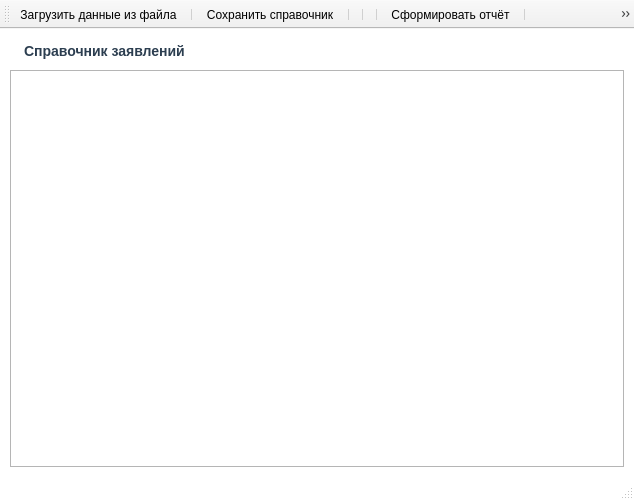
<?xml version="1.0" encoding="UTF-8"?>
<ui version="4.0">
 <class>ReportDirectoryWindow</class>
 <widget class="QMainWindow" name="ReportDirectoryWindow">
  <property name="enabled">
   <bool>true</bool>
  </property>
  <property name="geometry">
   <rect>
    <x>0</x>
    <y>0</y>
    <width>634</width>
    <height>500</height>
   </rect>
  </property>
  <property name="sizePolicy">
   <sizepolicy hsizetype="Expanding" vsizetype="Expanding">
    <horstretch>0</horstretch>
    <verstretch>0</verstretch>
   </sizepolicy>
  </property>
  <property name="minimumSize">
   <size>
    <width>600</width>
    <height>500</height>
   </size>
  </property>
  <property name="maximumSize">
   <size>
    <width>16777215</width>
    <height>16777215</height>
   </size>
  </property>
  <property name="palette">
   <palette>
    <active>
     <colorrole role="WindowText">
      <brush brushstyle="SolidPattern">
       <color alpha="255">
        <red>0</red>
        <green>0</green>
        <blue>0</blue>
       </color>
      </brush>
     </colorrole>
     <colorrole role="Button">
      <brush brushstyle="SolidPattern">
       <color alpha="255">
        <red>255</red>
        <green>255</green>
        <blue>255</blue>
       </color>
      </brush>
     </colorrole>
     <colorrole role="Light">
      <brush brushstyle="SolidPattern">
       <color alpha="255">
        <red>255</red>
        <green>255</green>
        <blue>255</blue>
       </color>
      </brush>
     </colorrole>
     <colorrole role="Midlight">
      <brush brushstyle="SolidPattern">
       <color alpha="255">
        <red>245</red>
        <green>245</green>
        <blue>245</blue>
       </color>
      </brush>
     </colorrole>
     <colorrole role="Dark">
      <brush brushstyle="SolidPattern">
       <color alpha="255">
        <red>117</red>
        <green>117</green>
        <blue>117</blue>
       </color>
      </brush>
     </colorrole>
     <colorrole role="Mid">
      <brush brushstyle="SolidPattern">
       <color alpha="255">
        <red>157</red>
        <green>157</green>
        <blue>157</blue>
       </color>
      </brush>
     </colorrole>
     <colorrole role="Text">
      <brush brushstyle="SolidPattern">
       <color alpha="255">
        <red>0</red>
        <green>0</green>
        <blue>0</blue>
       </color>
      </brush>
     </colorrole>
     <colorrole role="BrightText">
      <brush brushstyle="SolidPattern">
       <color alpha="255">
        <red>255</red>
        <green>255</green>
        <blue>255</blue>
       </color>
      </brush>
     </colorrole>
     <colorrole role="ButtonText">
      <brush brushstyle="SolidPattern">
       <color alpha="255">
        <red>0</red>
        <green>0</green>
        <blue>0</blue>
       </color>
      </brush>
     </colorrole>
     <colorrole role="Base">
      <brush brushstyle="SolidPattern">
       <color alpha="255">
        <red>255</red>
        <green>255</green>
        <blue>255</blue>
       </color>
      </brush>
     </colorrole>
     <colorrole role="Window">
      <brush brushstyle="SolidPattern">
       <color alpha="255">
        <red>255</red>
        <green>255</green>
        <blue>255</blue>
       </color>
      </brush>
     </colorrole>
     <colorrole role="Shadow">
      <brush brushstyle="SolidPattern">
       <color alpha="255">
        <red>0</red>
        <green>0</green>
        <blue>0</blue>
       </color>
      </brush>
     </colorrole>
     <colorrole role="AlternateBase">
      <brush brushstyle="SolidPattern">
       <color alpha="255">
        <red>245</red>
        <green>245</green>
        <blue>245</blue>
       </color>
      </brush>
     </colorrole>
     <colorrole role="ToolTipBase">
      <brush brushstyle="SolidPattern">
       <color alpha="255">
        <red>255</red>
        <green>255</green>
        <blue>220</blue>
       </color>
      </brush>
     </colorrole>
     <colorrole role="ToolTipText">
      <brush brushstyle="SolidPattern">
       <color alpha="255">
        <red>0</red>
        <green>0</green>
        <blue>0</blue>
       </color>
      </brush>
     </colorrole>
     <colorrole role="PlaceholderText">
      <brush brushstyle="SolidPattern">
       <color alpha="127">
        <red>0</red>
        <green>0</green>
        <blue>0</blue>
       </color>
      </brush>
     </colorrole>
     <colorrole role="Accent">
      <brush brushstyle="SolidPattern">
       <color alpha="255">
        <red>255</red>
        <green>255</green>
        <blue>255</blue>
       </color>
      </brush>
     </colorrole>
    </active>
    <inactive>
     <colorrole role="WindowText">
      <brush brushstyle="SolidPattern">
       <color alpha="255">
        <red>0</red>
        <green>0</green>
        <blue>0</blue>
       </color>
      </brush>
     </colorrole>
     <colorrole role="Button">
      <brush brushstyle="SolidPattern">
       <color alpha="255">
        <red>255</red>
        <green>255</green>
        <blue>255</blue>
       </color>
      </brush>
     </colorrole>
     <colorrole role="Light">
      <brush brushstyle="SolidPattern">
       <color alpha="255">
        <red>255</red>
        <green>255</green>
        <blue>255</blue>
       </color>
      </brush>
     </colorrole>
     <colorrole role="Midlight">
      <brush brushstyle="SolidPattern">
       <color alpha="255">
        <red>245</red>
        <green>245</green>
        <blue>245</blue>
       </color>
      </brush>
     </colorrole>
     <colorrole role="Dark">
      <brush brushstyle="SolidPattern">
       <color alpha="255">
        <red>117</red>
        <green>117</green>
        <blue>117</blue>
       </color>
      </brush>
     </colorrole>
     <colorrole role="Mid">
      <brush brushstyle="SolidPattern">
       <color alpha="255">
        <red>157</red>
        <green>157</green>
        <blue>157</blue>
       </color>
      </brush>
     </colorrole>
     <colorrole role="Text">
      <brush brushstyle="SolidPattern">
       <color alpha="255">
        <red>0</red>
        <green>0</green>
        <blue>0</blue>
       </color>
      </brush>
     </colorrole>
     <colorrole role="BrightText">
      <brush brushstyle="SolidPattern">
       <color alpha="255">
        <red>255</red>
        <green>255</green>
        <blue>255</blue>
       </color>
      </brush>
     </colorrole>
     <colorrole role="ButtonText">
      <brush brushstyle="SolidPattern">
       <color alpha="255">
        <red>0</red>
        <green>0</green>
        <blue>0</blue>
       </color>
      </brush>
     </colorrole>
     <colorrole role="Base">
      <brush brushstyle="SolidPattern">
       <color alpha="255">
        <red>255</red>
        <green>255</green>
        <blue>255</blue>
       </color>
      </brush>
     </colorrole>
     <colorrole role="Window">
      <brush brushstyle="SolidPattern">
       <color alpha="255">
        <red>255</red>
        <green>255</green>
        <blue>255</blue>
       </color>
      </brush>
     </colorrole>
     <colorrole role="Shadow">
      <brush brushstyle="SolidPattern">
       <color alpha="255">
        <red>0</red>
        <green>0</green>
        <blue>0</blue>
       </color>
      </brush>
     </colorrole>
     <colorrole role="AlternateBase">
      <brush brushstyle="SolidPattern">
       <color alpha="255">
        <red>245</red>
        <green>245</green>
        <blue>245</blue>
       </color>
      </brush>
     </colorrole>
     <colorrole role="ToolTipBase">
      <brush brushstyle="SolidPattern">
       <color alpha="255">
        <red>255</red>
        <green>255</green>
        <blue>220</blue>
       </color>
      </brush>
     </colorrole>
     <colorrole role="ToolTipText">
      <brush brushstyle="SolidPattern">
       <color alpha="255">
        <red>0</red>
        <green>0</green>
        <blue>0</blue>
       </color>
      </brush>
     </colorrole>
     <colorrole role="PlaceholderText">
      <brush brushstyle="SolidPattern">
       <color alpha="127">
        <red>0</red>
        <green>0</green>
        <blue>0</blue>
       </color>
      </brush>
     </colorrole>
     <colorrole role="Accent">
      <brush brushstyle="SolidPattern">
       <color alpha="255">
        <red>255</red>
        <green>255</green>
        <blue>255</blue>
       </color>
      </brush>
     </colorrole>
    </inactive>
    <disabled>
     <colorrole role="WindowText">
      <brush brushstyle="SolidPattern">
       <color alpha="255">
        <red>117</red>
        <green>117</green>
        <blue>117</blue>
       </color>
      </brush>
     </colorrole>
     <colorrole role="Button">
      <brush brushstyle="SolidPattern">
       <color alpha="255">
        <red>255</red>
        <green>255</green>
        <blue>255</blue>
       </color>
      </brush>
     </colorrole>
     <colorrole role="Light">
      <brush brushstyle="SolidPattern">
       <color alpha="255">
        <red>255</red>
        <green>255</green>
        <blue>255</blue>
       </color>
      </brush>
     </colorrole>
     <colorrole role="Midlight">
      <brush brushstyle="SolidPattern">
       <color alpha="255">
        <red>245</red>
        <green>245</green>
        <blue>245</blue>
       </color>
      </brush>
     </colorrole>
     <colorrole role="Dark">
      <brush brushstyle="SolidPattern">
       <color alpha="255">
        <red>117</red>
        <green>117</green>
        <blue>117</blue>
       </color>
      </brush>
     </colorrole>
     <colorrole role="Mid">
      <brush brushstyle="SolidPattern">
       <color alpha="255">
        <red>157</red>
        <green>157</green>
        <blue>157</blue>
       </color>
      </brush>
     </colorrole>
     <colorrole role="Text">
      <brush brushstyle="SolidPattern">
       <color alpha="255">
        <red>117</red>
        <green>117</green>
        <blue>117</blue>
       </color>
      </brush>
     </colorrole>
     <colorrole role="BrightText">
      <brush brushstyle="SolidPattern">
       <color alpha="255">
        <red>255</red>
        <green>255</green>
        <blue>255</blue>
       </color>
      </brush>
     </colorrole>
     <colorrole role="ButtonText">
      <brush brushstyle="SolidPattern">
       <color alpha="255">
        <red>117</red>
        <green>117</green>
        <blue>117</blue>
       </color>
      </brush>
     </colorrole>
     <colorrole role="Base">
      <brush brushstyle="SolidPattern">
       <color alpha="255">
        <red>255</red>
        <green>255</green>
        <blue>255</blue>
       </color>
      </brush>
     </colorrole>
     <colorrole role="Window">
      <brush brushstyle="SolidPattern">
       <color alpha="255">
        <red>255</red>
        <green>255</green>
        <blue>255</blue>
       </color>
      </brush>
     </colorrole>
     <colorrole role="Shadow">
      <brush brushstyle="SolidPattern">
       <color alpha="255">
        <red>0</red>
        <green>0</green>
        <blue>0</blue>
       </color>
      </brush>
     </colorrole>
     <colorrole role="AlternateBase">
      <brush brushstyle="SolidPattern">
       <color alpha="255">
        <red>235</red>
        <green>235</green>
        <blue>235</blue>
       </color>
      </brush>
     </colorrole>
     <colorrole role="ToolTipBase">
      <brush brushstyle="SolidPattern">
       <color alpha="255">
        <red>255</red>
        <green>255</green>
        <blue>220</blue>
       </color>
      </brush>
     </colorrole>
     <colorrole role="ToolTipText">
      <brush brushstyle="SolidPattern">
       <color alpha="255">
        <red>0</red>
        <green>0</green>
        <blue>0</blue>
       </color>
      </brush>
     </colorrole>
     <colorrole role="PlaceholderText">
      <brush brushstyle="SolidPattern">
       <color alpha="127">
        <red>117</red>
        <green>117</green>
        <blue>117</blue>
       </color>
      </brush>
     </colorrole>
     <colorrole role="Accent">
      <brush brushstyle="SolidPattern">
       <color alpha="255">
        <red>255</red>
        <green>255</green>
        <blue>255</blue>
       </color>
      </brush>
     </colorrole>
    </disabled>
   </palette>
  </property>
  <property name="contextMenuPolicy">
   <enum>Qt::ContextMenuPolicy::NoContextMenu</enum>
  </property>
  <property name="windowTitle">
   <string>MainWindow</string>
  </property>
  <property name="autoFillBackground">
   <bool>false</bool>
  </property>
  <property name="styleSheet">
   <string notr="true">/* Делаем разделители аккуратными и светло-серыми */
QToolBar::separator {
    background-color: #d0d0d0; /* Мягкий серый цвет вместо черного */
    width: 1px;                /* Уменьшим толщину до 1 пикселя для изящности */
    margin-left: 6px;          /* Чуть увеличим отступы, чтобы разгрузить панель */
    margin-right: 6px;
    margin-top: 5px;           
    margin-bottom: 5px;        
}</string>
  </property>
  <property name="animated">
   <bool>false</bool>
  </property>
  <widget class="QWidget" name="centralwidget">
   <property name="palette">
    <palette>
     <active>
      <colorrole role="WindowText">
       <brush brushstyle="SolidPattern">
        <color alpha="255">
         <red>0</red>
         <green>0</green>
         <blue>0</blue>
        </color>
       </brush>
      </colorrole>
      <colorrole role="Button">
       <brush brushstyle="SolidPattern">
        <color alpha="255">
         <red>235</red>
         <green>235</green>
         <blue>235</blue>
        </color>
       </brush>
      </colorrole>
      <colorrole role="Light">
       <brush brushstyle="SolidPattern">
        <color alpha="255">
         <red>255</red>
         <green>255</green>
         <blue>255</blue>
        </color>
       </brush>
      </colorrole>
      <colorrole role="Midlight">
       <brush brushstyle="SolidPattern">
        <color alpha="255">
         <red>245</red>
         <green>245</green>
         <blue>245</blue>
        </color>
       </brush>
      </colorrole>
      <colorrole role="Dark">
       <brush brushstyle="SolidPattern">
        <color alpha="255">
         <red>117</red>
         <green>117</green>
         <blue>117</blue>
        </color>
       </brush>
      </colorrole>
      <colorrole role="Mid">
       <brush brushstyle="SolidPattern">
        <color alpha="255">
         <red>157</red>
         <green>157</green>
         <blue>157</blue>
        </color>
       </brush>
      </colorrole>
      <colorrole role="Text">
       <brush brushstyle="SolidPattern">
        <color alpha="255">
         <red>0</red>
         <green>0</green>
         <blue>0</blue>
        </color>
       </brush>
      </colorrole>
      <colorrole role="BrightText">
       <brush brushstyle="SolidPattern">
        <color alpha="255">
         <red>255</red>
         <green>255</green>
         <blue>255</blue>
        </color>
       </brush>
      </colorrole>
      <colorrole role="ButtonText">
       <brush brushstyle="SolidPattern">
        <color alpha="255">
         <red>0</red>
         <green>0</green>
         <blue>0</blue>
        </color>
       </brush>
      </colorrole>
      <colorrole role="Base">
       <brush brushstyle="SolidPattern">
        <color alpha="255">
         <red>255</red>
         <green>255</green>
         <blue>255</blue>
        </color>
       </brush>
      </colorrole>
      <colorrole role="Window">
       <brush brushstyle="SolidPattern">
        <color alpha="255">
         <red>235</red>
         <green>235</green>
         <blue>235</blue>
        </color>
       </brush>
      </colorrole>
      <colorrole role="Shadow">
       <brush brushstyle="SolidPattern">
        <color alpha="255">
         <red>0</red>
         <green>0</green>
         <blue>0</blue>
        </color>
       </brush>
      </colorrole>
      <colorrole role="AlternateBase">
       <brush brushstyle="SolidPattern">
        <color alpha="255">
         <red>245</red>
         <green>245</green>
         <blue>245</blue>
        </color>
       </brush>
      </colorrole>
      <colorrole role="ToolTipBase">
       <brush brushstyle="SolidPattern">
        <color alpha="255">
         <red>255</red>
         <green>255</green>
         <blue>220</blue>
        </color>
       </brush>
      </colorrole>
      <colorrole role="ToolTipText">
       <brush brushstyle="SolidPattern">
        <color alpha="255">
         <red>0</red>
         <green>0</green>
         <blue>0</blue>
        </color>
       </brush>
      </colorrole>
      <colorrole role="PlaceholderText">
       <brush brushstyle="SolidPattern">
        <color alpha="127">
         <red>0</red>
         <green>0</green>
         <blue>0</blue>
        </color>
       </brush>
      </colorrole>
      <colorrole role="Accent">
       <brush brushstyle="SolidPattern">
        <color alpha="255">
         <red>255</red>
         <green>255</green>
         <blue>255</blue>
        </color>
       </brush>
      </colorrole>
     </active>
     <inactive>
      <colorrole role="WindowText">
       <brush brushstyle="SolidPattern">
        <color alpha="255">
         <red>0</red>
         <green>0</green>
         <blue>0</blue>
        </color>
       </brush>
      </colorrole>
      <colorrole role="Button">
       <brush brushstyle="SolidPattern">
        <color alpha="255">
         <red>235</red>
         <green>235</green>
         <blue>235</blue>
        </color>
       </brush>
      </colorrole>
      <colorrole role="Light">
       <brush brushstyle="SolidPattern">
        <color alpha="255">
         <red>255</red>
         <green>255</green>
         <blue>255</blue>
        </color>
       </brush>
      </colorrole>
      <colorrole role="Midlight">
       <brush brushstyle="SolidPattern">
        <color alpha="255">
         <red>245</red>
         <green>245</green>
         <blue>245</blue>
        </color>
       </brush>
      </colorrole>
      <colorrole role="Dark">
       <brush brushstyle="SolidPattern">
        <color alpha="255">
         <red>117</red>
         <green>117</green>
         <blue>117</blue>
        </color>
       </brush>
      </colorrole>
      <colorrole role="Mid">
       <brush brushstyle="SolidPattern">
        <color alpha="255">
         <red>157</red>
         <green>157</green>
         <blue>157</blue>
        </color>
       </brush>
      </colorrole>
      <colorrole role="Text">
       <brush brushstyle="SolidPattern">
        <color alpha="255">
         <red>0</red>
         <green>0</green>
         <blue>0</blue>
        </color>
       </brush>
      </colorrole>
      <colorrole role="BrightText">
       <brush brushstyle="SolidPattern">
        <color alpha="255">
         <red>255</red>
         <green>255</green>
         <blue>255</blue>
        </color>
       </brush>
      </colorrole>
      <colorrole role="ButtonText">
       <brush brushstyle="SolidPattern">
        <color alpha="255">
         <red>0</red>
         <green>0</green>
         <blue>0</blue>
        </color>
       </brush>
      </colorrole>
      <colorrole role="Base">
       <brush brushstyle="SolidPattern">
        <color alpha="255">
         <red>255</red>
         <green>255</green>
         <blue>255</blue>
        </color>
       </brush>
      </colorrole>
      <colorrole role="Window">
       <brush brushstyle="SolidPattern">
        <color alpha="255">
         <red>235</red>
         <green>235</green>
         <blue>235</blue>
        </color>
       </brush>
      </colorrole>
      <colorrole role="Shadow">
       <brush brushstyle="SolidPattern">
        <color alpha="255">
         <red>0</red>
         <green>0</green>
         <blue>0</blue>
        </color>
       </brush>
      </colorrole>
      <colorrole role="AlternateBase">
       <brush brushstyle="SolidPattern">
        <color alpha="255">
         <red>245</red>
         <green>245</green>
         <blue>245</blue>
        </color>
       </brush>
      </colorrole>
      <colorrole role="ToolTipBase">
       <brush brushstyle="SolidPattern">
        <color alpha="255">
         <red>255</red>
         <green>255</green>
         <blue>220</blue>
        </color>
       </brush>
      </colorrole>
      <colorrole role="ToolTipText">
       <brush brushstyle="SolidPattern">
        <color alpha="255">
         <red>0</red>
         <green>0</green>
         <blue>0</blue>
        </color>
       </brush>
      </colorrole>
      <colorrole role="PlaceholderText">
       <brush brushstyle="SolidPattern">
        <color alpha="127">
         <red>0</red>
         <green>0</green>
         <blue>0</blue>
        </color>
       </brush>
      </colorrole>
      <colorrole role="Accent">
       <brush brushstyle="SolidPattern">
        <color alpha="255">
         <red>255</red>
         <green>255</green>
         <blue>255</blue>
        </color>
       </brush>
      </colorrole>
     </inactive>
     <disabled>
      <colorrole role="WindowText">
       <brush brushstyle="SolidPattern">
        <color alpha="255">
         <red>117</red>
         <green>117</green>
         <blue>117</blue>
        </color>
       </brush>
      </colorrole>
      <colorrole role="Button">
       <brush brushstyle="SolidPattern">
        <color alpha="255">
         <red>235</red>
         <green>235</green>
         <blue>235</blue>
        </color>
       </brush>
      </colorrole>
      <colorrole role="Light">
       <brush brushstyle="SolidPattern">
        <color alpha="255">
         <red>255</red>
         <green>255</green>
         <blue>255</blue>
        </color>
       </brush>
      </colorrole>
      <colorrole role="Midlight">
       <brush brushstyle="SolidPattern">
        <color alpha="255">
         <red>245</red>
         <green>245</green>
         <blue>245</blue>
        </color>
       </brush>
      </colorrole>
      <colorrole role="Dark">
       <brush brushstyle="SolidPattern">
        <color alpha="255">
         <red>117</red>
         <green>117</green>
         <blue>117</blue>
        </color>
       </brush>
      </colorrole>
      <colorrole role="Mid">
       <brush brushstyle="SolidPattern">
        <color alpha="255">
         <red>157</red>
         <green>157</green>
         <blue>157</blue>
        </color>
       </brush>
      </colorrole>
      <colorrole role="Text">
       <brush brushstyle="SolidPattern">
        <color alpha="255">
         <red>117</red>
         <green>117</green>
         <blue>117</blue>
        </color>
       </brush>
      </colorrole>
      <colorrole role="BrightText">
       <brush brushstyle="SolidPattern">
        <color alpha="255">
         <red>255</red>
         <green>255</green>
         <blue>255</blue>
        </color>
       </brush>
      </colorrole>
      <colorrole role="ButtonText">
       <brush brushstyle="SolidPattern">
        <color alpha="255">
         <red>117</red>
         <green>117</green>
         <blue>117</blue>
        </color>
       </brush>
      </colorrole>
      <colorrole role="Base">
       <brush brushstyle="SolidPattern">
        <color alpha="255">
         <red>235</red>
         <green>235</green>
         <blue>235</blue>
        </color>
       </brush>
      </colorrole>
      <colorrole role="Window">
       <brush brushstyle="SolidPattern">
        <color alpha="255">
         <red>235</red>
         <green>235</green>
         <blue>235</blue>
        </color>
       </brush>
      </colorrole>
      <colorrole role="Shadow">
       <brush brushstyle="SolidPattern">
        <color alpha="255">
         <red>0</red>
         <green>0</green>
         <blue>0</blue>
        </color>
       </brush>
      </colorrole>
      <colorrole role="AlternateBase">
       <brush brushstyle="SolidPattern">
        <color alpha="255">
         <red>235</red>
         <green>235</green>
         <blue>235</blue>
        </color>
       </brush>
      </colorrole>
      <colorrole role="ToolTipBase">
       <brush brushstyle="SolidPattern">
        <color alpha="255">
         <red>255</red>
         <green>255</green>
         <blue>220</blue>
        </color>
       </brush>
      </colorrole>
      <colorrole role="ToolTipText">
       <brush brushstyle="SolidPattern">
        <color alpha="255">
         <red>0</red>
         <green>0</green>
         <blue>0</blue>
        </color>
       </brush>
      </colorrole>
      <colorrole role="PlaceholderText">
       <brush brushstyle="SolidPattern">
        <color alpha="127">
         <red>117</red>
         <green>117</green>
         <blue>117</blue>
        </color>
       </brush>
      </colorrole>
      <colorrole role="Accent">
       <brush brushstyle="SolidPattern">
        <color alpha="255">
         <red>255</red>
         <green>255</green>
         <blue>255</blue>
        </color>
       </brush>
      </colorrole>
     </disabled>
    </palette>
   </property>
   <layout class="QVBoxLayout" name="verticalLayout">
    <property name="spacing">
     <number>6</number>
    </property>
    <property name="leftMargin">
     <number>10</number>
    </property>
    <property name="topMargin">
     <number>4</number>
    </property>
    <property name="rightMargin">
     <number>10</number>
    </property>
    <property name="bottomMargin">
     <number>8</number>
    </property>
    <item>
     <widget class="QLabel" name="TextLableReportsDirectory">
      <property name="styleSheet">
       <string notr="true">QLabel {
    font-size: 14px;
    font-weight: bold;
    color: #2c3e50;
    padding-left: 10px;   /* Отступ слева от края окна */
    padding-top: 10px;    /* Отступ сверху от Toolbar */
    padding-bottom: 5px;  /* Отступ снизу до таблицы */
}</string>
      </property>
      <property name="text">
       <string>Справочник заявлений</string>
      </property>
     </widget>
    </item>
    <item>
     <widget class="QTableView" name="ReportsDirectoryTable">
      <property name="palette">
       <palette>
        <active>
         <colorrole role="WindowText">
          <brush brushstyle="SolidPattern">
           <color alpha="255">
            <red>0</red>
            <green>0</green>
            <blue>0</blue>
           </color>
          </brush>
         </colorrole>
         <colorrole role="Button">
          <brush brushstyle="SolidPattern">
           <color alpha="255">
            <red>235</red>
            <green>235</green>
            <blue>235</blue>
           </color>
          </brush>
         </colorrole>
         <colorrole role="Light">
          <brush brushstyle="SolidPattern">
           <color alpha="255">
            <red>255</red>
            <green>255</green>
            <blue>255</blue>
           </color>
          </brush>
         </colorrole>
         <colorrole role="Midlight">
          <brush brushstyle="SolidPattern">
           <color alpha="255">
            <red>245</red>
            <green>245</green>
            <blue>245</blue>
           </color>
          </brush>
         </colorrole>
         <colorrole role="Dark">
          <brush brushstyle="SolidPattern">
           <color alpha="255">
            <red>117</red>
            <green>117</green>
            <blue>117</blue>
           </color>
          </brush>
         </colorrole>
         <colorrole role="Mid">
          <brush brushstyle="SolidPattern">
           <color alpha="255">
            <red>157</red>
            <green>157</green>
            <blue>157</blue>
           </color>
          </brush>
         </colorrole>
         <colorrole role="Text">
          <brush brushstyle="SolidPattern">
           <color alpha="255">
            <red>0</red>
            <green>0</green>
            <blue>0</blue>
           </color>
          </brush>
         </colorrole>
         <colorrole role="BrightText">
          <brush brushstyle="SolidPattern">
           <color alpha="255">
            <red>255</red>
            <green>255</green>
            <blue>255</blue>
           </color>
          </brush>
         </colorrole>
         <colorrole role="ButtonText">
          <brush brushstyle="SolidPattern">
           <color alpha="255">
            <red>0</red>
            <green>0</green>
            <blue>0</blue>
           </color>
          </brush>
         </colorrole>
         <colorrole role="Base">
          <brush brushstyle="SolidPattern">
           <color alpha="255">
            <red>255</red>
            <green>255</green>
            <blue>255</blue>
           </color>
          </brush>
         </colorrole>
         <colorrole role="Window">
          <brush brushstyle="SolidPattern">
           <color alpha="255">
            <red>235</red>
            <green>235</green>
            <blue>235</blue>
           </color>
          </brush>
         </colorrole>
         <colorrole role="Shadow">
          <brush brushstyle="SolidPattern">
           <color alpha="255">
            <red>0</red>
            <green>0</green>
            <blue>0</blue>
           </color>
          </brush>
         </colorrole>
         <colorrole role="AlternateBase">
          <brush brushstyle="SolidPattern">
           <color alpha="255">
            <red>245</red>
            <green>245</green>
            <blue>245</blue>
           </color>
          </brush>
         </colorrole>
         <colorrole role="ToolTipBase">
          <brush brushstyle="SolidPattern">
           <color alpha="255">
            <red>255</red>
            <green>255</green>
            <blue>220</blue>
           </color>
          </brush>
         </colorrole>
         <colorrole role="ToolTipText">
          <brush brushstyle="SolidPattern">
           <color alpha="255">
            <red>0</red>
            <green>0</green>
            <blue>0</blue>
           </color>
          </brush>
         </colorrole>
         <colorrole role="PlaceholderText">
          <brush brushstyle="SolidPattern">
           <color alpha="127">
            <red>0</red>
            <green>0</green>
            <blue>0</blue>
           </color>
          </brush>
         </colorrole>
         <colorrole role="Accent">
          <brush brushstyle="SolidPattern">
           <color alpha="255">
            <red>255</red>
            <green>255</green>
            <blue>255</blue>
           </color>
          </brush>
         </colorrole>
        </active>
        <inactive>
         <colorrole role="WindowText">
          <brush brushstyle="SolidPattern">
           <color alpha="255">
            <red>0</red>
            <green>0</green>
            <blue>0</blue>
           </color>
          </brush>
         </colorrole>
         <colorrole role="Button">
          <brush brushstyle="SolidPattern">
           <color alpha="255">
            <red>235</red>
            <green>235</green>
            <blue>235</blue>
           </color>
          </brush>
         </colorrole>
         <colorrole role="Light">
          <brush brushstyle="SolidPattern">
           <color alpha="255">
            <red>255</red>
            <green>255</green>
            <blue>255</blue>
           </color>
          </brush>
         </colorrole>
         <colorrole role="Midlight">
          <brush brushstyle="SolidPattern">
           <color alpha="255">
            <red>245</red>
            <green>245</green>
            <blue>245</blue>
           </color>
          </brush>
         </colorrole>
         <colorrole role="Dark">
          <brush brushstyle="SolidPattern">
           <color alpha="255">
            <red>117</red>
            <green>117</green>
            <blue>117</blue>
           </color>
          </brush>
         </colorrole>
         <colorrole role="Mid">
          <brush brushstyle="SolidPattern">
           <color alpha="255">
            <red>157</red>
            <green>157</green>
            <blue>157</blue>
           </color>
          </brush>
         </colorrole>
         <colorrole role="Text">
          <brush brushstyle="SolidPattern">
           <color alpha="255">
            <red>0</red>
            <green>0</green>
            <blue>0</blue>
           </color>
          </brush>
         </colorrole>
         <colorrole role="BrightText">
          <brush brushstyle="SolidPattern">
           <color alpha="255">
            <red>255</red>
            <green>255</green>
            <blue>255</blue>
           </color>
          </brush>
         </colorrole>
         <colorrole role="ButtonText">
          <brush brushstyle="SolidPattern">
           <color alpha="255">
            <red>0</red>
            <green>0</green>
            <blue>0</blue>
           </color>
          </brush>
         </colorrole>
         <colorrole role="Base">
          <brush brushstyle="SolidPattern">
           <color alpha="255">
            <red>255</red>
            <green>255</green>
            <blue>255</blue>
           </color>
          </brush>
         </colorrole>
         <colorrole role="Window">
          <brush brushstyle="SolidPattern">
           <color alpha="255">
            <red>235</red>
            <green>235</green>
            <blue>235</blue>
           </color>
          </brush>
         </colorrole>
         <colorrole role="Shadow">
          <brush brushstyle="SolidPattern">
           <color alpha="255">
            <red>0</red>
            <green>0</green>
            <blue>0</blue>
           </color>
          </brush>
         </colorrole>
         <colorrole role="AlternateBase">
          <brush brushstyle="SolidPattern">
           <color alpha="255">
            <red>245</red>
            <green>245</green>
            <blue>245</blue>
           </color>
          </brush>
         </colorrole>
         <colorrole role="ToolTipBase">
          <brush brushstyle="SolidPattern">
           <color alpha="255">
            <red>255</red>
            <green>255</green>
            <blue>220</blue>
           </color>
          </brush>
         </colorrole>
         <colorrole role="ToolTipText">
          <brush brushstyle="SolidPattern">
           <color alpha="255">
            <red>0</red>
            <green>0</green>
            <blue>0</blue>
           </color>
          </brush>
         </colorrole>
         <colorrole role="PlaceholderText">
          <brush brushstyle="SolidPattern">
           <color alpha="127">
            <red>0</red>
            <green>0</green>
            <blue>0</blue>
           </color>
          </brush>
         </colorrole>
         <colorrole role="Accent">
          <brush brushstyle="SolidPattern">
           <color alpha="255">
            <red>255</red>
            <green>255</green>
            <blue>255</blue>
           </color>
          </brush>
         </colorrole>
        </inactive>
        <disabled>
         <colorrole role="WindowText">
          <brush brushstyle="SolidPattern">
           <color alpha="255">
            <red>117</red>
            <green>117</green>
            <blue>117</blue>
           </color>
          </brush>
         </colorrole>
         <colorrole role="Button">
          <brush brushstyle="SolidPattern">
           <color alpha="255">
            <red>235</red>
            <green>235</green>
            <blue>235</blue>
           </color>
          </brush>
         </colorrole>
         <colorrole role="Light">
          <brush brushstyle="SolidPattern">
           <color alpha="255">
            <red>255</red>
            <green>255</green>
            <blue>255</blue>
           </color>
          </brush>
         </colorrole>
         <colorrole role="Midlight">
          <brush brushstyle="SolidPattern">
           <color alpha="255">
            <red>245</red>
            <green>245</green>
            <blue>245</blue>
           </color>
          </brush>
         </colorrole>
         <colorrole role="Dark">
          <brush brushstyle="SolidPattern">
           <color alpha="255">
            <red>117</red>
            <green>117</green>
            <blue>117</blue>
           </color>
          </brush>
         </colorrole>
         <colorrole role="Mid">
          <brush brushstyle="SolidPattern">
           <color alpha="255">
            <red>157</red>
            <green>157</green>
            <blue>157</blue>
           </color>
          </brush>
         </colorrole>
         <colorrole role="Text">
          <brush brushstyle="SolidPattern">
           <color alpha="255">
            <red>117</red>
            <green>117</green>
            <blue>117</blue>
           </color>
          </brush>
         </colorrole>
         <colorrole role="BrightText">
          <brush brushstyle="SolidPattern">
           <color alpha="255">
            <red>255</red>
            <green>255</green>
            <blue>255</blue>
           </color>
          </brush>
         </colorrole>
         <colorrole role="ButtonText">
          <brush brushstyle="SolidPattern">
           <color alpha="255">
            <red>117</red>
            <green>117</green>
            <blue>117</blue>
           </color>
          </brush>
         </colorrole>
         <colorrole role="Base">
          <brush brushstyle="SolidPattern">
           <color alpha="255">
            <red>235</red>
            <green>235</green>
            <blue>235</blue>
           </color>
          </brush>
         </colorrole>
         <colorrole role="Window">
          <brush brushstyle="SolidPattern">
           <color alpha="255">
            <red>235</red>
            <green>235</green>
            <blue>235</blue>
           </color>
          </brush>
         </colorrole>
         <colorrole role="Shadow">
          <brush brushstyle="SolidPattern">
           <color alpha="255">
            <red>0</red>
            <green>0</green>
            <blue>0</blue>
           </color>
          </brush>
         </colorrole>
         <colorrole role="AlternateBase">
          <brush brushstyle="SolidPattern">
           <color alpha="255">
            <red>235</red>
            <green>235</green>
            <blue>235</blue>
           </color>
          </brush>
         </colorrole>
         <colorrole role="ToolTipBase">
          <brush brushstyle="SolidPattern">
           <color alpha="255">
            <red>255</red>
            <green>255</green>
            <blue>220</blue>
           </color>
          </brush>
         </colorrole>
         <colorrole role="ToolTipText">
          <brush brushstyle="SolidPattern">
           <color alpha="255">
            <red>0</red>
            <green>0</green>
            <blue>0</blue>
           </color>
          </brush>
         </colorrole>
         <colorrole role="PlaceholderText">
          <brush brushstyle="SolidPattern">
           <color alpha="127">
            <red>117</red>
            <green>117</green>
            <blue>117</blue>
           </color>
          </brush>
         </colorrole>
         <colorrole role="Accent">
          <brush brushstyle="SolidPattern">
           <color alpha="255">
            <red>255</red>
            <green>255</green>
            <blue>255</blue>
           </color>
          </brush>
         </colorrole>
        </disabled>
       </palette>
      </property>
     </widget>
    </item>
   </layout>
  </widget>
  <widget class="QStatusBar" name="statusbar">
   <property name="minimumSize">
    <size>
     <width>0</width>
     <height>25</height>
    </size>
   </property>
  </widget>
  <widget class="QToolBar" name="toolBar">
   <property name="sizePolicy">
    <sizepolicy hsizetype="Preferred" vsizetype="Fixed">
     <horstretch>0</horstretch>
     <verstretch>0</verstretch>
    </sizepolicy>
   </property>
   <property name="minimumSize">
    <size>
     <width>0</width>
     <height>25</height>
    </size>
   </property>
   <property name="contextMenuPolicy">
    <enum>Qt::ContextMenuPolicy::NoContextMenu</enum>
   </property>
   <property name="windowTitle">
    <string>toolBar</string>
   </property>
   <property name="layoutDirection">
    <enum>Qt::LayoutDirection::LeftToRight</enum>
   </property>
   <attribute name="toolBarArea">
    <enum>TopToolBarArea</enum>
   </attribute>
   <attribute name="toolBarBreak">
    <bool>false</bool>
   </attribute>
   <addaction name="actionLoadDirectoryReport"/>
   <addaction name="separator"/>
   <addaction name="actionSaveDirectoryReport"/>
   <addaction name="separator"/>
   <addaction name="separator"/>
   <addaction name="separator"/>
   <addaction name="actionFilter"/>
   <addaction name="separator"/>
   <addaction name="actionFindReportByNumber"/>
   <addaction name="separator"/>
   <addaction name="separator"/>
   <addaction name="actionAddReport"/>
   <addaction name="separator"/>
   <addaction name="actionDeleteReport"/>
   <addaction name="separator"/>
   <addaction name="separator"/>
   <addaction name="actionPrintStructures"/>
   <addaction name="separator"/>
   <addaction name="actionEditCapacity"/>
  </widget>
  <action name="actionAddReport">
   <property name="checkable">
    <bool>false</bool>
   </property>
   <property name="checked">
    <bool>false</bool>
   </property>
   <property name="icon">
    <iconset theme="QIcon::ThemeIcon::ListAdd"/>
   </property>
   <property name="text">
    <string>Добавить заявку</string>
   </property>
   <property name="menuRole">
    <enum>QAction::MenuRole::NoRole</enum>
   </property>
  </action>
  <action name="actionDeleteReport">
   <property name="icon">
    <iconset theme="QIcon::ThemeIcon::EditClear"/>
   </property>
   <property name="text">
    <string>Удалить заявку</string>
   </property>
   <property name="menuRole">
    <enum>QAction::MenuRole::NoRole</enum>
   </property>
  </action>
  <action name="actionLoadDirectoryReport">
   <property name="icon">
    <iconset theme="QIcon::ThemeIcon::DocumentOpen"/>
   </property>
   <property name="text">
    <string>Загрузить данные из файла</string>
   </property>
   <property name="menuRole">
    <enum>QAction::MenuRole::NoRole</enum>
   </property>
  </action>
  <action name="actionSaveDirectoryReport">
   <property name="icon">
    <iconset theme="QIcon::ThemeIcon::DocumentSaveAs"/>
   </property>
   <property name="text">
    <string>Сохранить справочник</string>
   </property>
   <property name="menuRole">
    <enum>QAction::MenuRole::NoRole</enum>
   </property>
  </action>
  <action name="actionFilter">
   <property name="icon">
    <iconset theme="QIcon::ThemeIcon::AddressBookNew"/>
   </property>
   <property name="text">
    <string>Сформировать отчёт</string>
   </property>
   <property name="menuRole">
    <enum>QAction::MenuRole::NoRole</enum>
   </property>
  </action>
  <action name="actionFindReportByNumber">
   <property name="icon">
    <iconset theme="QIcon::ThemeIcon::EditFind"/>
   </property>
   <property name="text">
    <string>Поиск по номеру заявки</string>
   </property>
   <property name="menuRole">
    <enum>QAction::MenuRole::NoRole</enum>
   </property>
  </action>
  <action name="actionEditCapacity">
   <property name="icon">
    <iconset theme="applications-development"/>
   </property>
   <property name="text">
    <string>Изменить вместимость хеш-таблицы</string>
   </property>
   <property name="menuRole">
    <enum>QAction::MenuRole::NoRole</enum>
   </property>
  </action>
  <action name="actionPrintStructures">
   <property name="icon">
    <iconset theme="printer"/>
   </property>
   <property name="text">
    <string>Вывести состояние структур данных</string>
   </property>
   <property name="menuRole">
    <enum>QAction::MenuRole::NoRole</enum>
   </property>
  </action>
  <action name="actionPrintHashTable">
   <property name="text">
    <string>Распечатать хеш-таблицу</string>
   </property>
  </action>
  <action name="actionPrintReports">
   <property name="text">
    <string>Рапечатать массив заявлений</string>
   </property>
   <property name="menuRole">
    <enum>QAction::MenuRole::NoRole</enum>
   </property>
  </action>
 </widget>
 <resources/>
 <connections/>
</ui>
